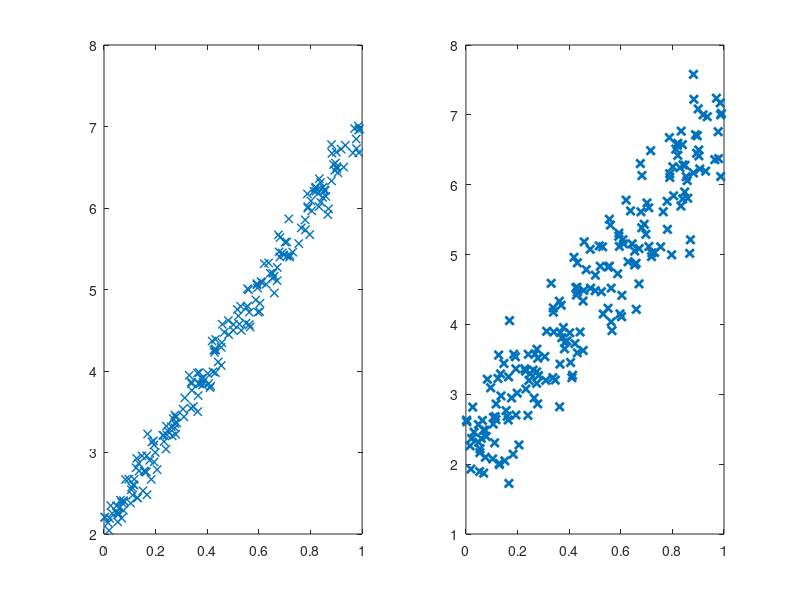

Source code (MATLAB):
%% Signal-to-Noise Ratio
% The signal to noise ratio is defined as the variance of the signal over
% the variance of the noise

%%
% 
% $$SNR = \frac{Variance of Signal}{Variance of Noise} $$
% 

%% Example
% This example shows the relationsship between SNR and identification
% (regression).
%
% Let 
%
% $$ y[k] = b_{1}u[k] + b_{0} $$
%
% $$ y_{m}[k] = y[k] + v[k] $$
%
% where $b_{1} = 3$ and $b_{0} = 4$, $y_{m}[k]$ is the measured output, and
% $v[k]$ is the sensor noise

%%
% Create Random Input-Output Data
clf
u = rand(200,1);
y = 5*u + 2;

% Add noise

e = randn(200,1);
ym1 = y + e*sqrt(var(y)/100); % SNR 100
ym2 = y + e*sqrt(var(y)/10); % SNR 10

% Plot Measurements

subplot(1,2,1); 
plot(u, ym1, 'x', 'linewidth', 1);
subplot(1,2,2);
plot(u, ym2, 'x', 'linewidth', 2);

polyfit(u, ym1, 1)
polyfit(u, ym2, 1)

% Error Estimates

Phi = [u ones(200,1)];
thetah1 = Phi \ ym1;
err1 = ym1 - Phi*thetah1;
errth1 = sqrt(diag(inv(Phi'*Phi)*sum(err1.^2)/198))


thetah2 = Phi \ ym2;
err2 = ym2 - Phi*thetah2;
errth2 = sqrt(diag(inv(Phi'*Phi)*sum(err2.^2)/198))


